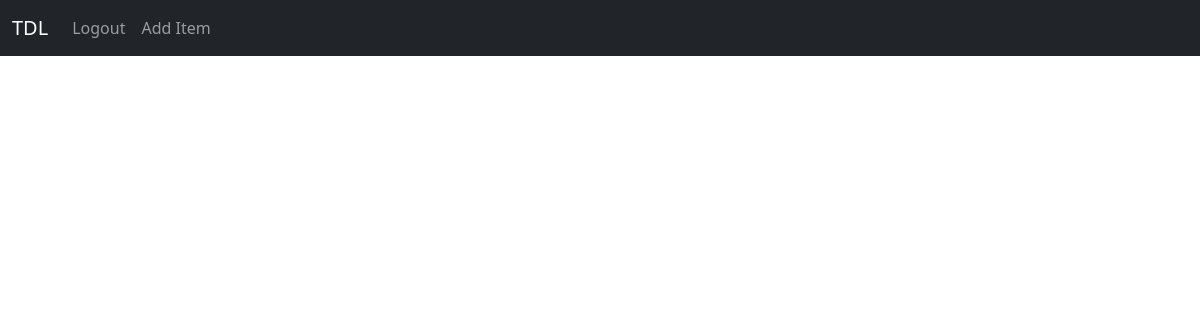
Before: / (signed in) with the older database file.
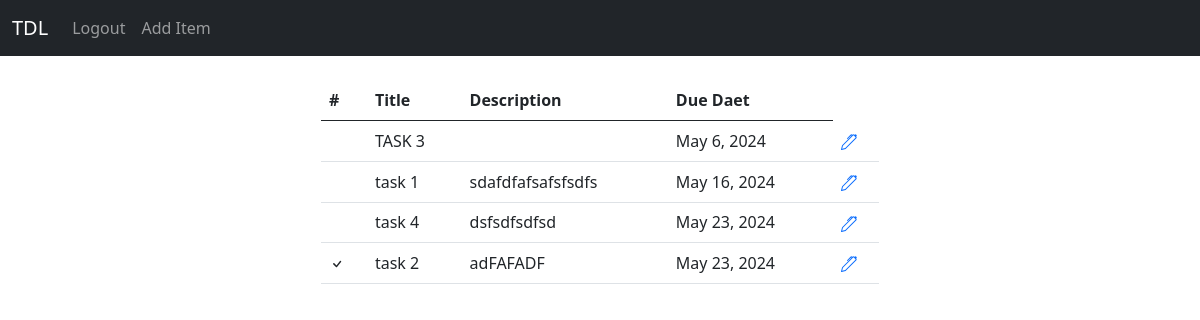
After: the same page with the newer database file.
### website/models.py (models this page shows, shortened)
class ToDoItem(models.Model):
    user = models.ForeignKey(User,null=True, on_delete= models.SET_NULL)
    title = models.CharField(max_length=150)
    description = models.TextField(null=True, blank=True)
    complete = models.BooleanField(default=False)
    created_at = models.DateTimeField(auto_now_add=True)
    due_date = models.DateField(null=True, blank=True)
    class Meta:
        ordering = ['complete', 'due_date']

### website/views.py (the view)
# urls.py: 2. Add a URL to urlpatterns:  path('', views.home, name='home')
def home(request):
    items = ToDoItem.objects.all()
    if request.method == 'POST':
        username = request.POST['username']
        password = request.POST['password']
        user = authenticate(request , username=username , password= password)
        if user is not None:
            login(request, user)
            messages.success(request, 'You have been logged in successfully!')
            return redirect('home')
        else:
            messages.error(request, 'Faild to log in successfully!')
            return redirect('home')
    else:
        return render(request, 'home.html', {'items': items})

### website/templates/home.html (shortened to what this page needs)
{% extends 'base.html' %}
{% block content %}
<div class="col-md-6 offset-md-3">
{% if user.is_authenticated %}
   {% if items %}
   <table class="table table-hover">
    <thead class="thead-dark">
      <tr>
        <th scope="col">#</th>
        <th scope="col">Title</th>
        <th scope="col">Description</th>
        <th scope="col">Due Daet</th>
      </tr>
    </thead>
    <tbody>
      {% for item in items  %}
      <tr>
        <th scope="row">
           {% if item.complete%} <svg xmlns="http://www.w3.org/2000/svg" width="16" height="16" fill="currentColor" class="bi bi-check" viewBox="0 0 16 16">
            <path d="M10.97 4.97a.75.75 0 0 1 1.07 1.05l-3.99 4.99a.75.75 0 0 1-1.08.02L4.324 8.384a.75.75 0 1 1 1.06-1.06l2.094 2.093 3.473-4.425z"/>
          </svg>
           {%endif%}
      </th>
        <td>{{item.title}}</td>
        <td>{{item.description}}</td>
        <td>{{item.due_date}}</td>
        <td><a href="{% url 'itemEdit' item.id %}"></a></td>
      </tr>
      <tr>
      {% endfor %}
    </tbody>
  </table>
  {% endif %}
  {% endif %}
{% endblock %}

Changed rows visible on the page:
added ToDoItem: title "TASK 3", due_date "May 6, 2024"
added ToDoItem: title "task 1", description "sdafdfafsafsfsdfs", due_date "May 16, 2024"
added ToDoItem: title "task 4", description "dsfsdfsdfsd", due_date "May 23, 2024"
added ToDoItem: complete True (drawn), title "task 2", description "adFAFADF", due_date "May 23, 2024"
Other visible differences:
text now shown: "# Title Description Due Daet"
